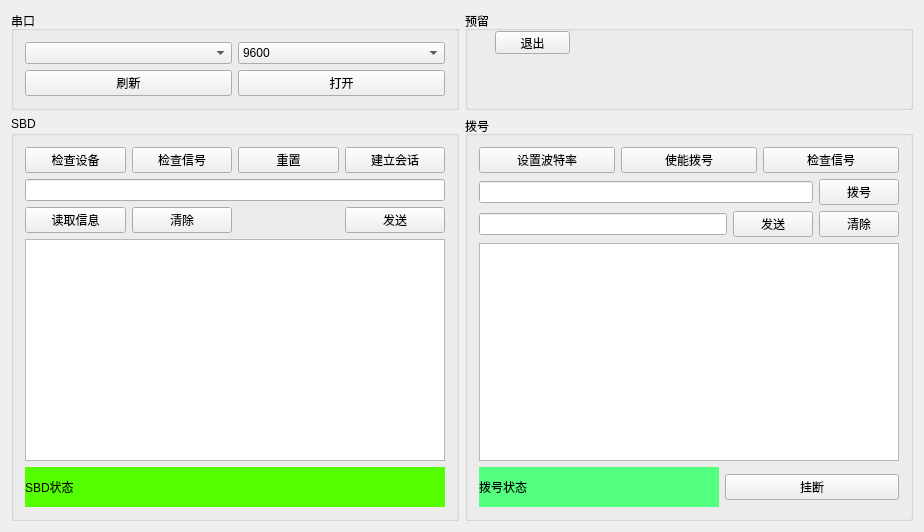
<?xml version="1.0" encoding="UTF-8"?>
<ui version="4.0">
 <class>SatCommu</class>
 <widget class="QWidget" name="SatCommu">
  <property name="geometry">
   <rect>
    <x>0</x>
    <y>0</y>
    <width>924</width>
    <height>532</height>
   </rect>
  </property>
  <property name="sizePolicy">
   <sizepolicy hsizetype="Minimum" vsizetype="Preferred">
    <horstretch>0</horstretch>
    <verstretch>0</verstretch>
   </sizepolicy>
  </property>
  <property name="windowTitle">
   <string>SatCommu</string>
  </property>
  <layout class="QVBoxLayout" name="verticalLayout">
   <item>
    <layout class="QHBoxLayout" name="horizontalLayout_5">
     <item>
      <widget class="QGroupBox" name="groupBox">
       <property name="title">
        <string>串口</string>
       </property>
       <layout class="QGridLayout" name="gridLayout">
        <item row="0" column="0">
         <widget class="QComboBox" name="serialPort_ComBox"/>
        </item>
        <item row="0" column="1">
         <widget class="QComboBox" name="baud_Combox">
          <item>
           <property name="text">
            <string>9600</string>
           </property>
          </item>
          <item>
           <property name="text">
            <string>4800</string>
           </property>
          </item>
         </widget>
        </item>
        <item row="1" column="0">
         <widget class="QPushButton" name="flushSerial_Btn">
          <property name="text">
           <string>刷新</string>
          </property>
         </widget>
        </item>
        <item row="1" column="1">
         <widget class="QPushButton" name="openSerial_Btn">
          <property name="text">
           <string>打开</string>
          </property>
         </widget>
        </item>
       </layout>
      </widget>
     </item>
     <item>
      <widget class="QGroupBox" name="groupBox_4">
       <property name="title">
        <string>预留</string>
       </property>
       <widget class="QPushButton" name="quit_Btn">
        <property name="geometry">
         <rect>
          <x>30</x>
          <y>20</y>
          <width>75</width>
          <height>23</height>
         </rect>
        </property>
        <property name="text">
         <string>退出</string>
        </property>
       </widget>
      </widget>
     </item>
    </layout>
   </item>
   <item>
    <layout class="QHBoxLayout" name="horizontalLayout_6" stretch="1,1">
     <item>
      <widget class="QGroupBox" name="groupBox_2">
       <property name="title">
        <string>SBD</string>
       </property>
       <layout class="QGridLayout" name="gridLayout_2">
        <item row="2" column="0">
         <widget class="QPushButton" name="readMessage_Btn">
          <property name="text">
           <string>读取信息</string>
          </property>
         </widget>
        </item>
        <item row="0" column="0">
         <widget class="QPushButton" name="checkDeviceState_Btn">
          <property name="text">
           <string>检查设备</string>
          </property>
         </widget>
        </item>
        <item row="0" column="1">
         <widget class="QPushButton" name="checkSBDSignal_Btn">
          <property name="text">
           <string>检查信号</string>
          </property>
         </widget>
        </item>
        <item row="0" column="3">
         <widget class="QPushButton" name="creatSession_Btn">
          <property name="text">
           <string>建立会话</string>
          </property>
         </widget>
        </item>
        <item row="3" column="0" colspan="4">
         <widget class="QTextBrowser" name="SBD_TextBrowser"/>
        </item>
        <item row="4" column="0" colspan="4">
         <widget class="QLabel" name="SBDState_Label">
          <property name="sizePolicy">
           <sizepolicy hsizetype="Preferred" vsizetype="Preferred">
            <horstretch>0</horstretch>
            <verstretch>0</verstretch>
           </sizepolicy>
          </property>
          <property name="minimumSize">
           <size>
            <width>0</width>
            <height>40</height>
           </size>
          </property>
          <property name="styleSheet">
           <string notr="true">background-color: rgb(85, 255, 0);</string>
          </property>
          <property name="text">
           <string>SBD状态</string>
          </property>
         </widget>
        </item>
        <item row="1" column="0" colspan="4">
         <widget class="QLineEdit" name="SBD_LineEdit"/>
        </item>
        <item row="2" column="3">
         <widget class="QPushButton" name="sendMessageSBD_Btn">
          <property name="text">
           <string>发送</string>
          </property>
         </widget>
        </item>
        <item row="2" column="1">
         <widget class="QPushButton" name="clearSBD_TextBrowser_Btn">
          <property name="text">
           <string>清除</string>
          </property>
         </widget>
        </item>
        <item row="0" column="2">
         <widget class="QPushButton" name="reset_Btn">
          <property name="text">
           <string>重置</string>
          </property>
         </widget>
        </item>
       </layout>
      </widget>
     </item>
     <item>
      <widget class="QGroupBox" name="groupBox_3">
       <property name="title">
        <string>拨号</string>
       </property>
       <layout class="QGridLayout" name="gridLayout_3">
        <item row="0" column="0">
         <layout class="QHBoxLayout" name="horizontalLayout_2">
          <item>
           <widget class="QPushButton" name="setBaud_Btn">
            <property name="text">
             <string>设置波特率</string>
            </property>
           </widget>
          </item>
          <item>
           <widget class="QPushButton" name="enableDial_Btn">
            <property name="text">
             <string>使能拨号</string>
            </property>
           </widget>
          </item>
          <item>
           <widget class="QPushButton" name="checkDialSignal_Btn">
            <property name="text">
             <string>检查信号</string>
            </property>
           </widget>
          </item>
         </layout>
        </item>
        <item row="1" column="0">
         <layout class="QHBoxLayout" name="horizontalLayout">
          <item>
           <widget class="QLineEdit" name="dial_LineEdit"/>
          </item>
          <item>
           <widget class="QPushButton" name="dial_Btn">
            <property name="text">
             <string>拨号</string>
            </property>
           </widget>
          </item>
         </layout>
        </item>
        <item row="2" column="0">
         <layout class="QHBoxLayout" name="horizontalLayout_3">
          <item>
           <widget class="QLineEdit" name="dialMessage_LineEdit"/>
          </item>
          <item>
           <widget class="QPushButton" name="sendMessageDial_Btn">
            <property name="text">
             <string>发送</string>
            </property>
           </widget>
          </item>
          <item>
           <widget class="QPushButton" name="clearDial_TextBrowser_Btn">
            <property name="text">
             <string>清除</string>
            </property>
           </widget>
          </item>
         </layout>
        </item>
        <item row="3" column="0">
         <widget class="QTextBrowser" name="Dial_TextBrowser"/>
        </item>
        <item row="4" column="0">
         <layout class="QHBoxLayout" name="horizontalLayout_4">
          <item>
           <widget class="QLabel" name="DIALState_Label">
            <property name="sizePolicy">
             <sizepolicy hsizetype="Minimum" vsizetype="Preferred">
              <horstretch>0</horstretch>
              <verstretch>0</verstretch>
             </sizepolicy>
            </property>
            <property name="minimumSize">
             <size>
              <width>240</width>
              <height>40</height>
             </size>
            </property>
            <property name="styleSheet">
             <string notr="true">background-color: rgb(85, 255, 127);</string>
            </property>
            <property name="text">
             <string>拨号状态</string>
            </property>
           </widget>
          </item>
          <item>
           <widget class="QPushButton" name="hangUp_Btn">
            <property name="minimumSize">
             <size>
              <width>1</width>
              <height>0</height>
             </size>
            </property>
            <property name="text">
             <string>挂断</string>
            </property>
           </widget>
          </item>
         </layout>
        </item>
       </layout>
      </widget>
     </item>
    </layout>
   </item>
  </layout>
 </widget>
 <layoutdefault spacing="6" margin="11"/>
 <tabstops>
  <tabstop>dialMessage_LineEdit</tabstop>
  <tabstop>Dial_TextBrowser</tabstop>
  <tabstop>hangUp_Btn</tabstop>
  <tabstop>serialPort_ComBox</tabstop>
  <tabstop>baud_Combox</tabstop>
  <tabstop>flushSerial_Btn</tabstop>
  <tabstop>openSerial_Btn</tabstop>
  <tabstop>checkDeviceState_Btn</tabstop>
  <tabstop>checkSBDSignal_Btn</tabstop>
  <tabstop>creatSession_Btn</tabstop>
  <tabstop>SBD_LineEdit</tabstop>
  <tabstop>readMessage_Btn</tabstop>
  <tabstop>sendMessageSBD_Btn</tabstop>
  <tabstop>SBD_TextBrowser</tabstop>
  <tabstop>setBaud_Btn</tabstop>
  <tabstop>enableDial_Btn</tabstop>
  <tabstop>checkDialSignal_Btn</tabstop>
  <tabstop>dial_LineEdit</tabstop>
  <tabstop>dial_Btn</tabstop>
  <tabstop>sendMessageDial_Btn</tabstop>
 </tabstops>
 <resources/>
 <connections/>
</ui>
